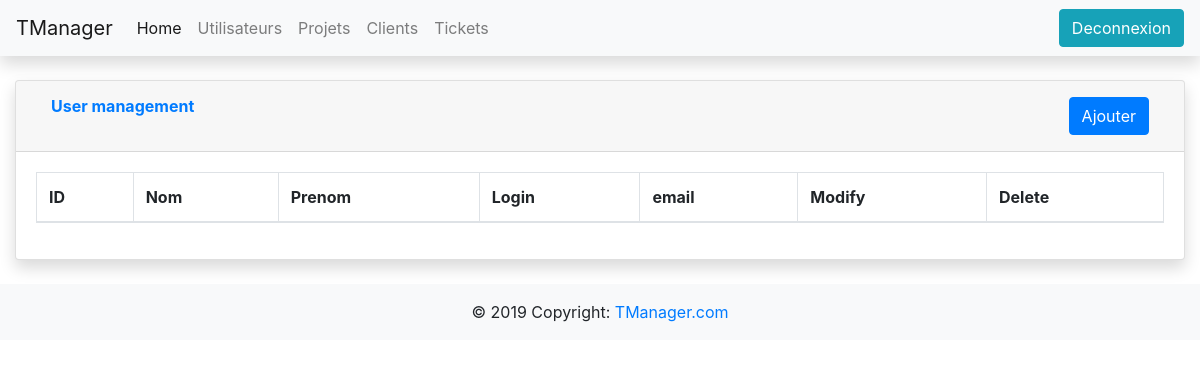
Before: /projet_web/gestion_utilisateur.php with the older database file.
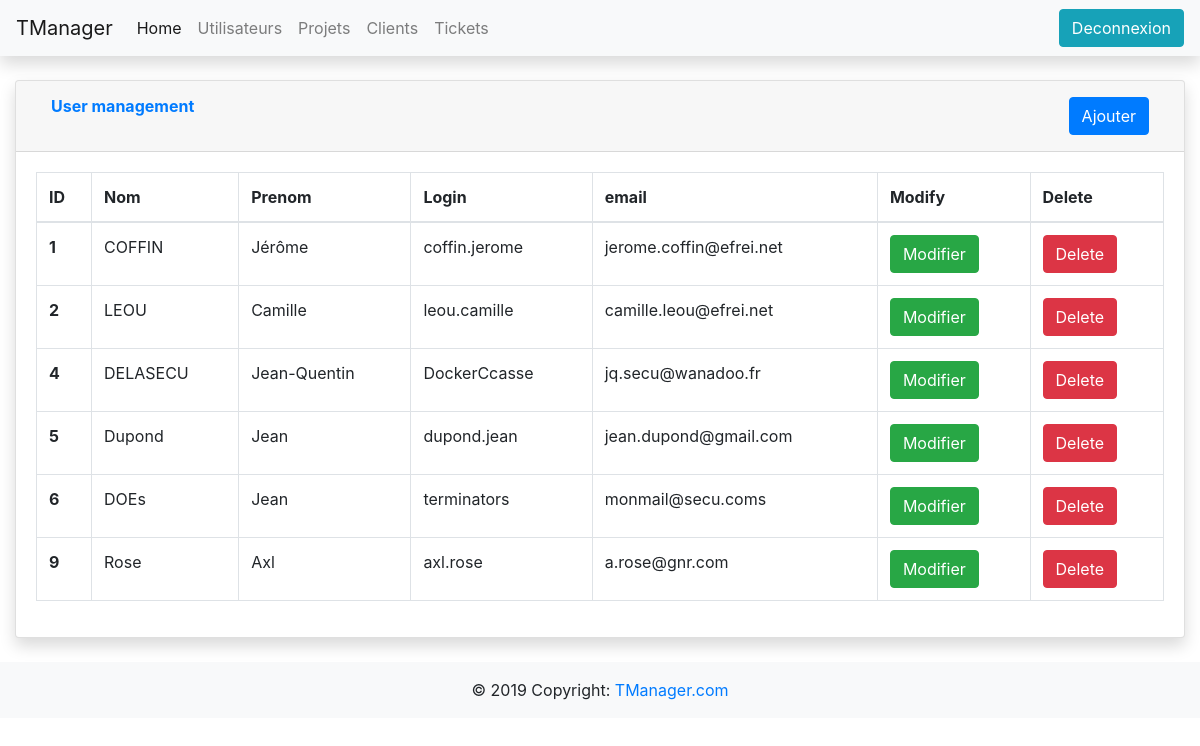
After: the same page with the newer database file.
### tables this page shows
CREATE TABLE `utilisateur` (
  `utilisateur_id` int(11) NOT NULL AUTO_INCREMENT,
  `utilisateur_nom` varchar(50) NOT NULL DEFAULT '',
  `utilisateur_prenom` varchar(50) NOT NULL DEFAULT '',
  `utilisateur_login` varchar(50) NOT NULL DEFAULT '',
  `utilisateur_pass` varchar(50) NOT NULL DEFAULT '',
  `utilisateur_email` varchar(50) NOT NULL DEFAULT '',
  `utilisateur_del` int(11) NOT NULL DEFAULT '0',
  `utilisateur_droit` int(11) DEFAULT NULL,
  PRIMARY KEY (`utilisateur_id`)
);

### projet_web/gestion_utilisateur.php (the view, shortened to what this page needs)
<!doctype html>
<html lang="en">
  <head>
    <link rel="stylesheet" href="bs431/css/bootstrap.min.css">
    <link href="vendor/datatables/dataTables.bootstrap4.min.css" rel="stylesheet">
  </head>
  <body>
    <?php include('navbar.php'); ?>
    <div class="container-fluid">
      <div class="card shadow mb-4">
        <div class="card-header py-3">
          <div class="container-fluid">
            <div class="row">
              <div class="col text-left">
                <h6 class="m-0 font-weight-bold text-primary">User management</h6>
              </div>
              <div class="col text-right">
                <button type="button" class="btn btn-primary" data-toggle="modal" data-target='#modalAjouterUtilisateurs'>
                  Ajouter
                </button>
              </div>
            </div>
          </div>
        </div>
        <div class="card-body">
          <div class="table-responsive">
            <table class="table table-bordered" id="dataTable" width="100%" cellspacing="0">
              <thead>
                <tr>
                  <th>ID</th>
                  <th>Nom</th>
                  <th>Prenom</th>
                  <th>Login</th>
                  <th>email</th>
                  <th>Modify</th>
                  <th>Delete</th>
                </tr>
              </thead>
              <tbody>
                <?php include('connexion_bdd.php'); ?>
                <?php
                $reponse = $bdd->query('SELECT * FROM utilisateur WHERE utilisateur_del = 0');
                while ($donnees = $reponse->fetch()){
                ?>
                <tr>
                  <th scope="row"><?php echo $donnees['utilisateur_id']; ?></th>
                  <td><?php echo $donnees['utilisateur_nom']; ?></td>
                  <td><?php echo $donnees['utilisateur_prenom']; ?></td>
                  <td><?php echo $donnees['utilisateur_login']; ?></td>
                  <td><?php echo $donnees['utilisateur_email']; ?></td>
                  <td>
                    <form action ="utilisateur/modifier_utilisateur.php" method="get">
                      <button type="submit" class="btn btn-success">Modifier</button>
                    </form>
                  </td>
                  <td>
                    <form action ="utilisateur/delete_utilisateur.php" method="get">
                      <button type="submit" class="btn btn-danger" onclick="return confirm('Voulez-vous vraiment suprimer cet utilisateur ?');" >Delete</button>
                    </form>
                  </td>
                </tr>
                <?php
                }
                ?>
              </tbody>
            </table>
          </div>
        </div>
      </div>
    </div>
    <?php include('footer.php'); ?>
  </body>
</html>

Changed rows visible on the page:
added utilisateur: utilisateur_id "1", utilisateur_nom "COFFIN", utilisateur_prenom "Jérôme", utilisateur_login "coffin.jerome", utilisateur_email "jerome.coffin@efrei.net"
added utilisateur: utilisateur_id "2", utilisateur_nom "LEOU", utilisateur_prenom "Camille", utilisateur_login "leou.camille", utilisateur_email "camille.leou@efrei.net"
added utilisateur: utilisateur_id "4", utilisateur_nom "DELASECU", utilisateur_prenom "Jean-Quentin", utilisateur_login "DockerCcasse", utilisateur_email "jq.secu@wanadoo.fr"
added utilisateur: utilisateur_id "5", utilisateur_nom "Dupond", utilisateur_prenom "Jean", utilisateur_login "dupond.jean", utilisateur_email "jean.dupond@gmail.com"
added utilisateur: utilisateur_id "6", utilisateur_nom "DOEs", utilisateur_prenom "Jean", utilisateur_login "terminators", utilisateur_email "monmail@secu.coms"
added utilisateur: utilisateur_id "9", utilisateur_nom "Rose", utilisateur_prenom "Axl", utilisateur_login "axl.rose", utilisateur_email "a.rose@gnr.com"
